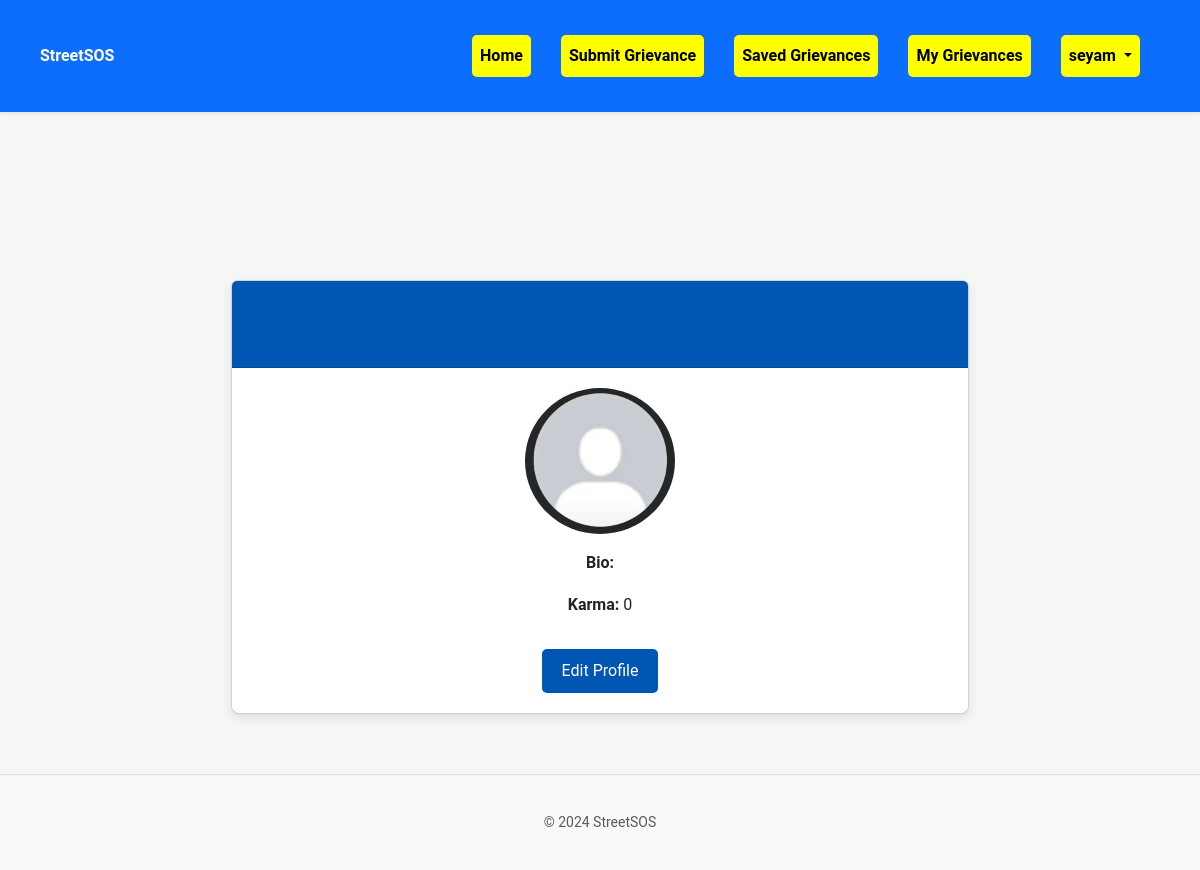
The page /profile/ (signed in) on the database as committed earlier.
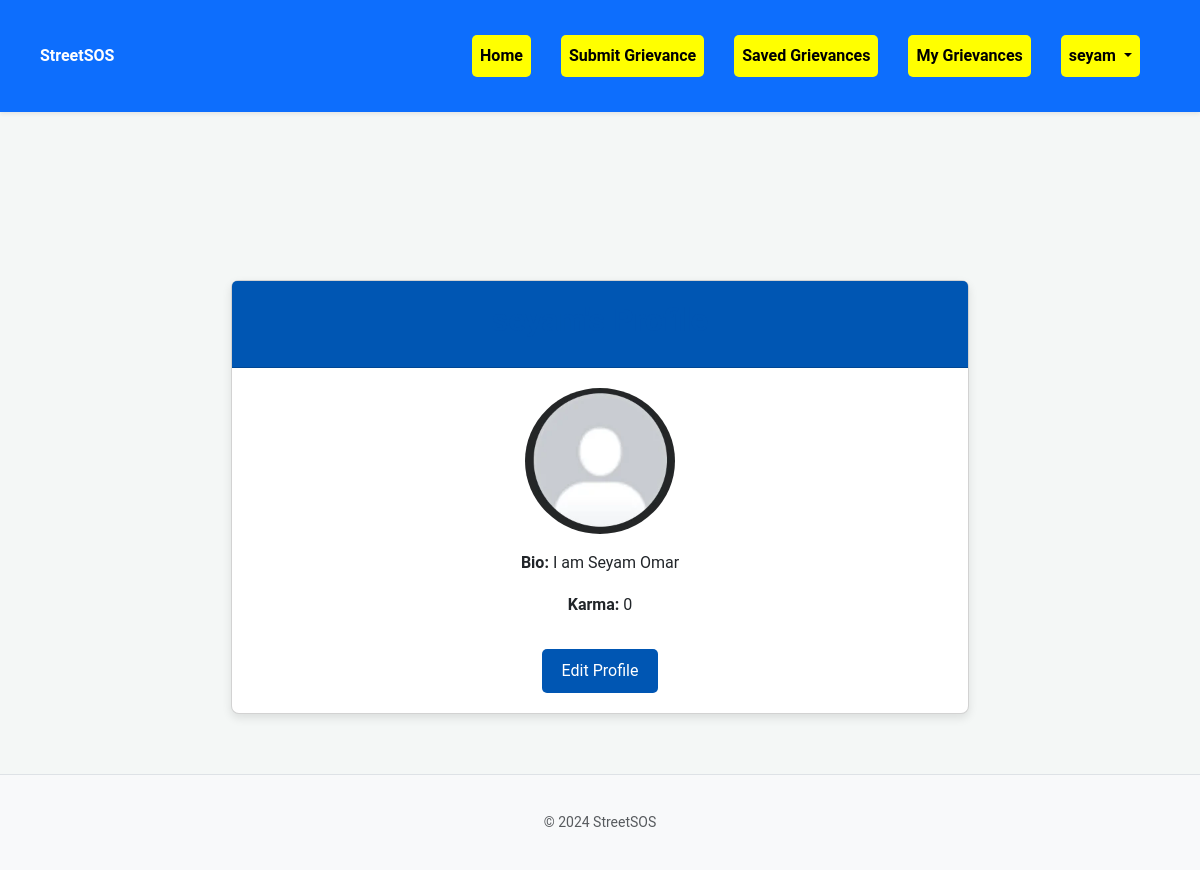
The same page on the database as committed later.
### users/models.py (models this page shows, shortened)
class UserProfile(models.Model):
    user = models.OneToOneField(User, on_delete=models.CASCADE)
    bio = models.TextField(blank=True)
    profile_picture = models.ImageField(upload_to='profile_pictures/', blank=True, null=True)
    karma = models.IntegerField(default=0)  # Ensure this is correctly defined

### users/views.py (the view)
# urls.py: path('profile/', UserProfileDetailView.as_view(), name='profile-detail'),
class UserProfileDetailView(LoginRequiredMixin, DetailView):
    model = UserProfile
    template_name = 'users/profile_detail.html'
    context_object_name = 'profile'
    def get_object(self):
        user = self.request.user
        user_profile, created = UserProfile.objects.get_or_create(user=user)
        return user_profile

### grievance/context_processors.py (called while the page is built)
def google_maps_api_key(request):
    return {
        'GOOGLE_MAPS_API_KEY': settings.GOOGLE_MAPS_API_KEY
    }

### users/templates/users/profile_detail.html
{% extends 'base.html' %}
{% load static %}
{% block content %}
<div class="container mt-5">
    <div class="row justify-content-center">
        <div class="col-md-8">
            <div class="card">
                <div class="card-header text-center">
                    <h2>{{ profile.user.username }}'s Profile</h2>
                </div>
                <div class="card-body text-center">
                    {% if profile.profile_picture %}
                        <img src="{{ profile.profile_picture.url }}" alt="Profile Picture" class="rounded-circle mb-3" width="150">
                    {% else %}
                        <img src="{% static 'images/default_profile_picture.png' %}" alt="Default Profile Picture" class="rounded-circle mb-3" width="150">
                    {% endif %}
                    <p><strong>Bio:</strong> {{ profile.bio }}</p>
                    <p><strong>Karma:</strong> {{ profile.karma }}</p>
                    <a href="{% url 'profile-edit' %}" class="btn btn-primary mt-3">Edit Profile</a>
                </div>
            </div>
        </div>
    </div>
</div>
{% endblock %}

Rows that differ between the two databases and show on the page:
changed UserProfile: bio (not shown) → "I am Seyam Omar"
